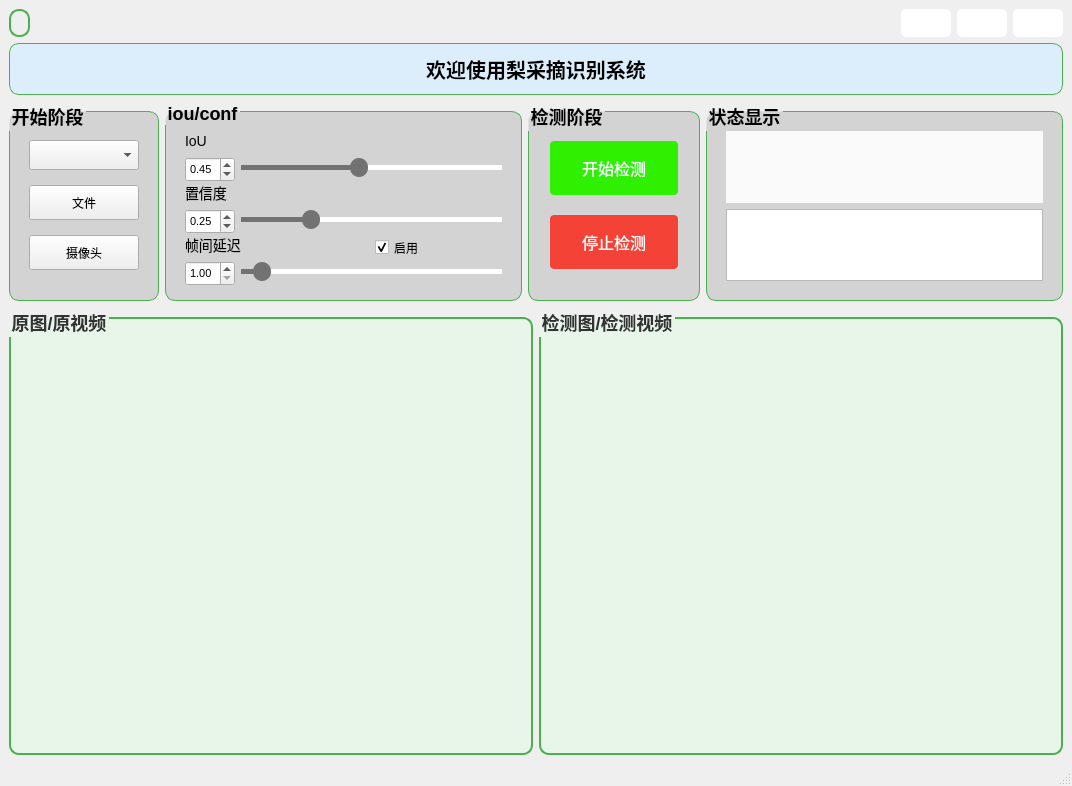
<?xml version="1.0" encoding="UTF-8"?>
<ui version="4.0">
 <class>MainWindow</class>
 <widget class="QMainWindow" name="MainWindow">
  <property name="geometry">
   <rect>
    <x>0</x>
    <y>0</y>
    <width>1072</width>
    <height>786</height>
   </rect>
  </property>
  <property name="windowTitle">
   <string>MainWindow</string>
  </property>
  <property name="styleSheet">
   <string notr="true"/>
  </property>
  <widget class="QWidget" name="centralwidget">
   <layout class="QGridLayout" name="gridLayout_6">
    <item row="0" column="0">
     <layout class="QVBoxLayout" name="verticalLayout_2" stretch="0,0,2,10">
      <item>
       <layout class="QHBoxLayout" name="horizontalLayout_2" stretch="0,0">
        <item>
         <widget class="QLabel" name="label_4">
          <property name="sizePolicy">
           <sizepolicy hsizetype="Preferred" vsizetype="Preferred">
            <horstretch>0</horstretch>
            <verstretch>0</verstretch>
           </sizepolicy>
          </property>
          <property name="styleSheet">
           <string notr="true"> QLabel {
        border: 2px solid #4CAF50; /* 给 logo 添加绿色边框 */
        border-radius: 10px; /* 设置边框圆角 */
        padding: 5px; /* 设置内边距 */
    }</string>
          </property>
          <property name="text">
           <string/>
          </property>
          <property name="pixmap">
           <pixmap resource="../img.qrc">:/png/icon/上海大学002.png</pixmap>
          </property>
          <property name="alignment">
           <set>Qt::AlignCenter</set>
          </property>
         </widget>
        </item>
        <item>
         <layout class="QHBoxLayout" name="horizontalLayout" stretch="0,1,1,1">
          <item>
           <spacer name="horizontalSpacer">
            <property name="orientation">
             <enum>Qt::Horizontal</enum>
            </property>
            <property name="sizeHint" stdset="0">
             <size>
              <width>40</width>
              <height>20</height>
             </size>
            </property>
           </spacer>
          </item>
          <item>
           <widget class="QPushButton" name="minButton">
            <property name="enabled">
             <bool>true</bool>
            </property>
            <property name="minimumSize">
             <size>
              <width>50</width>
              <height>28</height>
             </size>
            </property>
            <property name="maximumSize">
             <size>
              <width>50</width>
              <height>28</height>
             </size>
            </property>
            <property name="styleSheet">
             <string notr="true">QPushButton {
    border-style: solid;
    border-width: 0px;
    border-radius: 5px;
    background-color: #FFFFFF; /* 使用白色背景 */
    color: white; /* 使用白色文字，与白色背景形成对比 */
}

QPushButton::focus {
    outline: none;
}

QPushButton::hover {
    border-style: solid;
    border-width: 0px;
    border-radius: 5px;
    background-color: rgba(60, 60, 60, 255); /* 当鼠标悬停时，使按钮变得稍微深色，提供视觉反馈 */
}

QPushButton:pressed {
    background-color: rgba(100, 100, 100, 255); /* 按钮被按下时，使按钮变得稍微浅色，提供视觉反馈 */
}
</string>
            </property>
            <property name="text">
             <string/>
            </property>
            <property name="icon">
             <iconset resource="../img.qrc">
              <normaloff>:/png/icon/最小化_黑色.png</normaloff>:/png/icon/最小化_黑色.png</iconset>
            </property>
           </widget>
          </item>
          <item>
           <widget class="QPushButton" name="maxButton">
            <property name="minimumSize">
             <size>
              <width>50</width>
              <height>28</height>
             </size>
            </property>
            <property name="maximumSize">
             <size>
              <width>50</width>
              <height>28</height>
             </size>
            </property>
            <property name="styleSheet">
             <string notr="true">QPushButton {
    border-style: solid;
    border-width: 0px;
    border-radius: 5px;
    background-color: #FFFFFF; /* 使用白色背景 */
    color: white; /* 使用白色文字，与白色背景形成对比 */
}

QPushButton::focus {
    outline: none;
}

QPushButton::hover {
    border-style: solid;
    border-width: 0px;
    border-radius: 5px;
    background-color: rgba(60, 60, 60, 255); /* 当鼠标悬停时，使按钮变得稍微深色，提供视觉反馈 */
}

QPushButton:pressed {
    background-color: rgba(100, 100, 100, 255); /* 按钮被按下时，使按钮变得稍微浅色，提供视觉反馈 */
}
</string>
            </property>
            <property name="text">
             <string/>
            </property>
            <property name="icon">
             <iconset resource="../img.qrc">
              <normaloff>:/png/icon/正方形_黑色.png</normaloff>:/png/icon/正方形_黑色.png</iconset>
            </property>
           </widget>
          </item>
          <item>
           <widget class="QPushButton" name="closeButton">
            <property name="minimumSize">
             <size>
              <width>50</width>
              <height>28</height>
             </size>
            </property>
            <property name="maximumSize">
             <size>
              <width>50</width>
              <height>28</height>
             </size>
            </property>
            <property name="styleSheet">
             <string notr="true">QPushButton {
    border-style: solid;
    border-width: 0px;
    border-radius: 5px;
    background-color: #FFFFFF; /* 使用白色背景 */
    color: white; /* 使用白色文字，与白色背景形成对比 */
}

QPushButton::focus {
    outline: none;
}

QPushButton::hover {
    border-style: solid;
    border-width: 0px;
    border-radius: 5px;
    background-color: rgba(60, 60, 60, 255); /* 当鼠标悬停时，使按钮变得稍微深色，提供视觉反馈 */
}

QPushButton:pressed {
    background-color: rgba(100, 100, 100, 255); /* 按钮被按下时，使按钮变得稍微浅色，提供视觉反馈 */
}
</string>
            </property>
            <property name="text">
             <string/>
            </property>
            <property name="icon">
             <iconset resource="../img.qrc">
              <normaloff>:/png/icon/关闭_黑色.png</normaloff>:/png/icon/关闭_黑色.png</iconset>
            </property>
           </widget>
          </item>
         </layout>
        </item>
       </layout>
      </item>
      <item>
       <widget class="QLabel" name="label">
        <property name="minimumSize">
         <size>
          <width>400</width>
          <height>50</height>
         </size>
        </property>
        <property name="font">
         <font>
          <family>AcadEref</family>
          <pointsize>-1</pointsize>
          <weight>75</weight>
          <bold>true</bold>
         </font>
        </property>
        <property name="styleSheet">
         <string notr="true">QLabel {
    color: #000000; /* 黑色文字 */
    font-size: 20px; /* 20像素字体大小 */
    font-weight: bold; /* 加粗字体 */
    text-align: center; /* 文字居中对齐 */
    qproperty-alignment: AlignCenter; /* 属性对齐方式：居中 */
    border: 1px solid #4CAF50; /* 绿色边框 */
    border-radius: 10px; /* 10像素圆角 */
    padding: 10px; /* 10像素内边距 */
    background-color: #DCEEFB; /* 淡蓝色背景 */
}
</string>
        </property>
        <property name="text">
         <string>欢迎使用梨采摘识别系统</string>
        </property>
        <property name="textFormat">
         <enum>Qt::AutoText</enum>
        </property>
        <property name="alignment">
         <set>Qt::AlignCenter</set>
        </property>
       </widget>
      </item>
      <item>
       <layout class="QHBoxLayout" name="horizontalLayout_7" stretch="0,1,0,1">
        <item>
         <widget class="QGroupBox" name="groupBox_2">
          <property name="minimumSize">
           <size>
            <width>150</width>
            <height>100</height>
           </size>
          </property>
          <property name="maximumSize">
           <size>
            <width>16777215</width>
            <height>300</height>
           </size>
          </property>
          <property name="styleSheet">
           <string notr="true">QGroupBox {
    font-size: 18px; /* 设置字体大小 */
    font-weight: bold; /* 字体加粗 */
    border: 1px solid #4CAF50; /* 设置边框为绿色 */
    border-radius: 10px; /* 设置圆角为10px */
    padding: 10px; /* 设置内边距为10px */
    margin-top: 10px; /* 设置顶部外边距为10px */
    background-color: #D3D3D3; /* 背景颜色为淡灰色 */
}
</string>
          </property>
          <property name="title">
           <string>开始阶段</string>
          </property>
          <layout class="QVBoxLayout" name="verticalLayout">
           <item>
            <widget class="QComboBox" name="comboBox">
             <property name="enabled">
              <bool>true</bool>
             </property>
             <property name="minimumSize">
              <size>
               <width>0</width>
               <height>30</height>
              </size>
             </property>
             <property name="maximumSize">
              <size>
               <width>16777215</width>
               <height>30</height>
              </size>
             </property>
             <property name="styleSheet">
              <string notr="true"/>
             </property>
            </widget>
           </item>
           <item>
            <widget class="QPushButton" name="file">
             <property name="minimumSize">
              <size>
               <width>0</width>
               <height>35</height>
              </size>
             </property>
             <property name="maximumSize">
              <size>
               <width>16777215</width>
               <height>35</height>
              </size>
             </property>
             <property name="styleSheet">
              <string notr="true"/>
             </property>
             <property name="text">
              <string>文件</string>
             </property>
             <property name="iconSize">
              <size>
               <width>20</width>
               <height>20</height>
              </size>
             </property>
            </widget>
           </item>
           <item>
            <widget class="QPushButton" name="camera">
             <property name="minimumSize">
              <size>
               <width>90</width>
               <height>35</height>
              </size>
             </property>
             <property name="maximumSize">
              <size>
               <width>16777215</width>
               <height>35</height>
              </size>
             </property>
             <property name="styleSheet">
              <string notr="true"/>
             </property>
             <property name="text">
              <string>摄像头</string>
             </property>
            </widget>
           </item>
          </layout>
         </widget>
        </item>
        <item>
         <widget class="QGroupBox" name="groupBox">
          <property name="minimumSize">
           <size>
            <width>150</width>
            <height>200</height>
           </size>
          </property>
          <property name="maximumSize">
           <size>
            <width>16777215</width>
            <height>300</height>
           </size>
          </property>
          <property name="styleSheet">
           <string notr="true">QGroupBox {
    font-size: 18px; /* 设置字体大小 */
    font-weight: bold; /* 字体加粗 */
    border: 1px solid #4CAF50; /* 设置边框为绿色 */
    border-radius: 10px; /* 设置圆角为10px */
    padding: 10px; /* 设置内边距为10px */
    margin-top: 10px; /* 设置顶部外边距为10px */
    background-color: #D3D3D3; /* 背景颜色为淡灰色 */
}
</string>
          </property>
          <property name="title">
           <string>iou/conf</string>
          </property>
          <layout class="QGridLayout" name="gridLayout_3">
           <item row="0" column="0">
            <widget class="QLabel" name="label_2">
             <property name="minimumSize">
              <size>
               <width>25</width>
               <height>20</height>
              </size>
             </property>
             <property name="styleSheet">
              <string notr="true">QLabel {
    font-size: 14px; /* 字体大小为14px */
    color: #000000; /* 字体颜色为黑色 */
}
</string>
             </property>
             <property name="text">
              <string>IoU</string>
             </property>
            </widget>
           </item>
           <item row="1" column="0">
            <widget class="QDoubleSpinBox" name="iouSpinBox">
             <property name="minimumSize">
              <size>
               <width>0</width>
               <height>25</height>
              </size>
             </property>
             <property name="maximumSize">
              <size>
               <width>50</width>
               <height>16777215</height>
              </size>
             </property>
             <property name="font">
              <font>
               <family>Microsoft YaHei UI</family>
               <pointsize>8</pointsize>
              </font>
             </property>
             <property name="styleSheet">
              <string notr="true">x</string>
             </property>
             <property name="maximum">
              <double>1.000000000000000</double>
             </property>
             <property name="singleStep">
              <double>0.010000000000000</double>
             </property>
             <property name="value">
              <double>0.450000000000000</double>
             </property>
            </widget>
           </item>
           <item row="1" column="1" colspan="2">
            <widget class="QSlider" name="iouSlider">
             <property name="minimumSize">
              <size>
               <width>80</width>
               <height>20</height>
              </size>
             </property>
             <property name="styleSheet">
              <string notr="true">QSlider {
    min-height: 20px;
}

QSlider::groove:horizontal {
    height: 5px;
    background: #d3d3d3;
}

QSlider::handle:horizontal {
    width: 18px;
    margin: -7px 0; /* handle is placed by default on the contents rect of the groove. Expand outside the groove */
    background: #727272;
    border-radius: 9px;
}

QSlider::add-page:horizontal {
    background: #fff;
}

QSlider::sub-page:horizontal {
    background: #727272;
}
</string>
             </property>
             <property name="maximum">
              <number>100</number>
             </property>
             <property name="value">
              <number>45</number>
             </property>
             <property name="orientation">
              <enum>Qt::Horizontal</enum>
             </property>
            </widget>
           </item>
           <item row="2" column="0">
            <widget class="QLabel" name="label_3">
             <property name="minimumSize">
              <size>
               <width>45</width>
               <height>20</height>
              </size>
             </property>
             <property name="styleSheet">
              <string notr="true">QLabel {
    font-size: 14px; /* 字体大小为14px */
    color: #000000; /* 字体颜色为黑色 */
}
</string>
             </property>
             <property name="text">
              <string>置信度</string>
             </property>
            </widget>
           </item>
           <item row="3" column="0">
            <widget class="QDoubleSpinBox" name="confSpinBox">
             <property name="minimumSize">
              <size>
               <width>0</width>
               <height>25</height>
              </size>
             </property>
             <property name="maximumSize">
              <size>
               <width>50</width>
               <height>16777215</height>
              </size>
             </property>
             <property name="font">
              <font>
               <family>Microsoft JhengHei UI</family>
               <pointsize>8</pointsize>
              </font>
             </property>
             <property name="styleSheet">
              <string notr="true"/>
             </property>
             <property name="maximum">
              <double>1.000000000000000</double>
             </property>
             <property name="singleStep">
              <double>0.010000000000000</double>
             </property>
             <property name="value">
              <double>0.250000000000000</double>
             </property>
            </widget>
           </item>
           <item row="3" column="1" colspan="2">
            <widget class="QSlider" name="confSlider">
             <property name="minimumSize">
              <size>
               <width>80</width>
               <height>20</height>
              </size>
             </property>
             <property name="styleSheet">
              <string notr="true">QSlider {
    min-height: 20px;
}

QSlider::groove:horizontal {
    height: 5px;
    background: #d3d3d3;
}

QSlider::handle:horizontal {
    width: 18px;
    margin: -7px 0; /* handle is placed by default on the contents rect of the groove. Expand outside the groove */
    background: #727272;
    border-radius: 9px;
}

QSlider::add-page:horizontal {
    background: #fff;
}

QSlider::sub-page:horizontal {
    background: #727272;
}
</string>
             </property>
             <property name="maximum">
              <number>100</number>
             </property>
             <property name="value">
              <number>25</number>
             </property>
             <property name="orientation">
              <enum>Qt::Horizontal</enum>
             </property>
            </widget>
           </item>
           <item row="4" column="0" colspan="2">
            <widget class="QLabel" name="label_5">
             <property name="minimumSize">
              <size>
               <width>0</width>
               <height>20</height>
              </size>
             </property>
             <property name="styleSheet">
              <string notr="true">QLabel {
    font-size: 14px; /* 字体大小为14px */
    color: #000000; /* 字体颜色为黑色 */
}
</string>
             </property>
             <property name="text">
              <string>帧间延迟</string>
             </property>
            </widget>
           </item>
           <item row="4" column="2">
            <widget class="QCheckBox" name="checkBox">
             <property name="minimumSize">
              <size>
               <width>0</width>
               <height>25</height>
              </size>
             </property>
             <property name="styleSheet">
              <string notr="true"/>
             </property>
             <property name="text">
              <string>启用</string>
             </property>
             <property name="checked">
              <bool>true</bool>
             </property>
            </widget>
           </item>
           <item row="5" column="0">
            <widget class="QDoubleSpinBox" name="rateSpinBox">
             <property name="minimumSize">
              <size>
               <width>0</width>
               <height>25</height>
              </size>
             </property>
             <property name="maximumSize">
              <size>
               <width>50</width>
               <height>16777215</height>
              </size>
             </property>
             <property name="font">
              <font>
               <family>Microsoft JhengHei UI</family>
               <pointsize>8</pointsize>
              </font>
             </property>
             <property name="styleSheet">
              <string notr="true"/>
             </property>
             <property name="decimals">
              <number>2</number>
             </property>
             <property name="minimum">
              <double>1.000000000000000</double>
             </property>
             <property name="maximum">
              <double>20.000000000000000</double>
             </property>
             <property name="singleStep">
              <double>1.000000000000000</double>
             </property>
            </widget>
           </item>
           <item row="5" column="1" colspan="2">
            <widget class="QSlider" name="rateSlider">
             <property name="minimumSize">
              <size>
               <width>80</width>
               <height>20</height>
              </size>
             </property>
             <property name="styleSheet">
              <string notr="true">QSlider {
    min-height: 20px;
}

QSlider::groove:horizontal {
    height: 5px;
    background: #d3d3d3;
}

QSlider::handle:horizontal {
    width: 18px;
    margin: -7px 0; /* handle is placed by default on the contents rect of the groove. Expand outside the groove */
    background: #727272;
    border-radius: 9px;
}

QSlider::add-page:horizontal {
    background: #fff;
}

QSlider::sub-page:horizontal {
    background: #727272;
}
</string>
             </property>
             <property name="maximum">
              <number>20</number>
             </property>
             <property name="pageStep">
              <number>1</number>
             </property>
             <property name="value">
              <number>1</number>
             </property>
             <property name="orientation">
              <enum>Qt::Horizontal</enum>
             </property>
            </widget>
           </item>
          </layout>
         </widget>
        </item>
        <item>
         <widget class="QGroupBox" name="groupBox_3">
          <property name="minimumSize">
           <size>
            <width>150</width>
            <height>100</height>
           </size>
          </property>
          <property name="maximumSize">
           <size>
            <width>16777215</width>
            <height>300</height>
           </size>
          </property>
          <property name="styleSheet">
           <string notr="true">QGroupBox {
    font-size: 18px; /* 设置字体大小 */
    font-weight: bold; /* 字体加粗 */
    border: 1px solid #4CAF50; /* 设置边框为绿色 */
    border-radius: 10px; /* 设置圆角为10px */
    padding: 10px; /* 设置内边距为10px */
    margin-top: 10px; /* 设置顶部外边距为10px */
    background-color: #D3D3D3; /* 背景颜色为淡灰色 */
}
</string>
          </property>
          <property name="title">
           <string>检测阶段</string>
          </property>
          <layout class="QGridLayout" name="gridLayout_2">
           <item row="1" column="0">
            <widget class="QPushButton" name="StopDet">
             <property name="minimumSize">
              <size>
               <width>90</width>
               <height>25</height>
              </size>
             </property>
             <property name="styleSheet">
              <string notr="true">QPushButton#BeginDet {
    background-color: #4CAF50;  /* 设置背景颜色为绿色 */
    border: none;  /* 无边框 */
    color: white;  /* 文字颜色为白色 */
    padding: 15px 32px;  /* 内边距 */
    text-align: center;  /* 文字居中 */
    text-decoration: none;
    display: inline-block;
    font-size: 16px;  /* 文字大小 */
    margin: 4px 2px;
    cursor: pointer;
    border-radius: 4px;  /* 圆角 */
}

QPushButton#BeginDetBeginDet:hover {
    background-color: #45a049;  /* 鼠标悬停时的背景颜色 */
}

QPushButton#StopDet {
    background-color: #f44336;  /* 设置背景颜色为红色 */
    border: none;  /* 无边框 */
    color: white;  /* 文字颜色为白色 */
    padding: 15px 32px;  /* 内边距 */
    text-align: center;  /* 文字居中 */
    text-decoration: none;
    display: inline-block;
    font-size: 16px;  /* 文字大小 */
    margin: 4px 2px;
    cursor: pointer;
    border-radius: 4px;  /* 圆角 */
}

QPushButton#StopDet:hover {
    background-color: #d73828;  /* 鼠标悬停时的背景颜色 */
}
</string>
             </property>
             <property name="text">
              <string>停止检测</string>
             </property>
             <property name="autoExclusive">
              <bool>false</bool>
             </property>
            </widget>
           </item>
           <item row="0" column="0">
            <widget class="QPushButton" name="BeginDet">
             <property name="minimumSize">
              <size>
               <width>90</width>
               <height>25</height>
              </size>
             </property>
             <property name="styleSheet">
              <string notr="true">QPushButton#BeginDet {
    background-color: #2FF000;  /* 设置背景颜色为绿色 */
    border: none;  /* 无边框 */
    color: white;  /* 文字颜色为白色 */
    padding: 15px 32px;  /* 内边距 */
    text-align: center;  /* 文字居中 */
    text-decoration: none;
    display: inline-block;
    font-size: 16px;  /* 文字大小 */
    margin: 4px 2px;
    cursor: pointer;
    border-radius: 4px;  /* 圆角 */
}

QPushButton#BeginDet:hover {
    background-color: #4CAF50;  /* 鼠标悬停时的背景颜色 */
}

QPushButton#StopDet {
    background-color: #f44336;  /* 设置背景颜色为红色 */
    border: none;  /* 无边框 */
    color: white;  /* 文字颜色为白色 */
    padding: 15px 32px;  /* 内边距 */
    text-align: center;  /* 文字居中 */
    text-decoration: none;
    display: inline-block;
    font-size: 16px;  /* 文字大小 */
    margin: 4px 2px;
    cursor: pointer;
    border-radius: 4px;  /* 圆角 */
}

QPushButton#StopDet:hover {
    background-color: #d73828;  /* 鼠标悬停时的背景颜色 */
}
</string>
             </property>
             <property name="text">
              <string>开始检测</string>
             </property>
             <property name="iconSize">
              <size>
               <width>30</width>
               <height>30</height>
              </size>
             </property>
             <property name="checkable">
              <bool>true</bool>
             </property>
            </widget>
           </item>
          </layout>
         </widget>
        </item>
        <item>
         <widget class="QGroupBox" name="groupBox_4">
          <property name="minimumSize">
           <size>
            <width>350</width>
            <height>100</height>
           </size>
          </property>
          <property name="maximumSize">
           <size>
            <width>16777215</width>
            <height>300</height>
           </size>
          </property>
          <property name="styleSheet">
           <string notr="true">QGroupBox {
    font-size: 18px; /* 设置字体大小 */
    font-weight: bold; /* 字体加粗 */
    border: 1px solid #4CAF50; /* 设置边框为绿色 */
    border-radius: 10px; /* 设置圆角为10px */
    padding: 10px; /* 设置内边距为10px */
    margin-top: 10px; /* 设置顶部外边距为10px */
    background-color: #D3D3D3; /* 背景颜色为淡灰色 */
}
</string>
          </property>
          <property name="title">
           <string>状态显示</string>
          </property>
          <layout class="QGridLayout" name="gridLayout">
           <item row="1" column="0">
            <widget class="QListWidget" name="resultWidget">
             <property name="minimumSize">
              <size>
               <width>250</width>
               <height>60</height>
              </size>
             </property>
             <property name="styleSheet">
              <string notr="true">QTextBrowser {
    background-color: #FAFAFA; /* 设置淡灰色背景 */
    color: #000000; /* 文字颜色设置为黑色 */
    font-size: 14px; /* 字体大小 */
    border: none; /* 无边框 */
    padding: 10px; /* 内边距 */
    box-shadow: 5px 5px 5px rgba(0, 0, 0, 0.2); /* 添加阴影效果 */
}
</string>
             </property>
            </widget>
           </item>
           <item row="0" column="0">
            <widget class="QTextBrowser" name="statistic_label">
             <property name="minimumSize">
              <size>
               <width>250</width>
               <height>60</height>
              </size>
             </property>
             <property name="styleSheet">
              <string notr="true">QTextBrowser {
    background-color: #FAFAFA; /* 设置淡灰色背景 */
    color: #000000; /* 文字颜色设置为黑色 */
    font-size: 14px; /* 字体大小 */
    border: none; /* 无边框 */
    padding: 10px; /* 内边距 */
    box-shadow: 5px 5px 5px rgba(0, 0, 0, 0.2); /* 添加阴影效果 */
}
</string>
             </property>
            </widget>
           </item>
          </layout>
         </widget>
        </item>
       </layout>
      </item>
      <item>
       <layout class="QHBoxLayout" name="horizontalLayout_8">
        <item>
         <widget class="QGroupBox" name="groupBox_5">
          <property name="minimumSize">
           <size>
            <width>500</width>
            <height>350</height>
           </size>
          </property>
          <property name="styleSheet">
           <string notr="true">QGroupBox {
    font-size: 18px; /* 设置字体大小 */
    font-weight: bold; /* 字体加粗 */
    border: 2px solid #4CAF50; /* 设置边框为绿色，增加边框宽度 */
    border-radius: 10px; /* 设置圆角为10px */
    padding: 10px; /* 设置内边距为10px */
    margin-top: 10px; /* 设置顶部外边距为10px */
    background-color: #E8F5E9; /* 背景颜色为淡绿色 */
    color: #333333; /* 设置字体颜色为深灰色 */
}
</string>
          </property>
          <property name="title">
           <string>原图/原视频</string>
          </property>
          <layout class="QGridLayout" name="gridLayout_4">
           <item row="0" column="0">
            <widget class="QLabel" name="raw_video">
             <property name="minimumSize">
              <size>
               <width>450</width>
               <height>300</height>
              </size>
             </property>
             <property name="styleSheet">
              <string notr="true">background-image: url(:/png/icon/纯白图片.png);
QLabel {
    background-color: #FFFFFF; /* 设置背景颜色为白色 */
    border: 1px solid #CCCCCC; /* 设置边框为灰色 */
    border-radius: 5px; /* 设置圆角为5px */
    padding: 10px; /* 设置内边距为10px */
    text-align: center; /* 文字居中 */
    font-size: 14px; /* 字体大小 */
    color: #000000; /* 字体颜色为黑色 */
}
</string>
             </property>
             <property name="text">
              <string/>
             </property>
            </widget>
           </item>
          </layout>
         </widget>
        </item>
        <item>
         <widget class="QGroupBox" name="groupBox_7">
          <property name="minimumSize">
           <size>
            <width>500</width>
            <height>350</height>
           </size>
          </property>
          <property name="styleSheet">
           <string notr="true">QGroupBox {
    font-size: 18px; /* 设置字体大小 */
    font-weight: bold; /* 字体加粗 */
    border: 2px solid #4CAF50; /* 设置边框为绿色，增加边框宽度 */
    border-radius: 10px; /* 设置圆角为10px */
    padding: 10px; /* 设置内边距为10px */
    margin-top: 10px; /* 设置顶部外边距为10px */
    background-color: #E8F5E9; /* 背景颜色为淡绿色 */
    color: #333333; /* 设置字体颜色为深灰色 */
}
</string>
          </property>
          <property name="title">
           <string>检测图/检测视频</string>
          </property>
          <layout class="QGridLayout" name="gridLayout_5">
           <item row="0" column="0">
            <widget class="QLabel" name="out_video">
             <property name="minimumSize">
              <size>
               <width>450</width>
               <height>300</height>
              </size>
             </property>
             <property name="styleSheet">
              <string notr="true">background-image: url(:/png/icon/纯白图片.png);
QLabel {
    background-color: #FFFFFF; /* 设置背景颜色为白色 */
    border: 1px solid #CCCCCC; /* 设置边框为灰色 */
    border-radius: 5px; /* 设置圆角为5px */
    padding: 10px; /* 设置内边距为10px */
    text-align: center; /* 文字居中 */
    font-size: 14px; /* 字体大小 */
    color: #000000; /* 字体颜色为黑色 */
}
</string>
             </property>
             <property name="text">
              <string/>
             </property>
            </widget>
           </item>
          </layout>
         </widget>
        </item>
       </layout>
      </item>
     </layout>
    </item>
   </layout>
  </widget>
  <widget class="QMenuBar" name="menubar">
   <property name="geometry">
    <rect>
     <x>0</x>
     <y>0</y>
     <width>1072</width>
     <height>26</height>
    </rect>
   </property>
  </widget>
  <widget class="QStatusBar" name="statusbar"/>
 </widget>
 <resources>
  <include location="../img.qrc"/>
 </resources>
 <connections/>
</ui>
